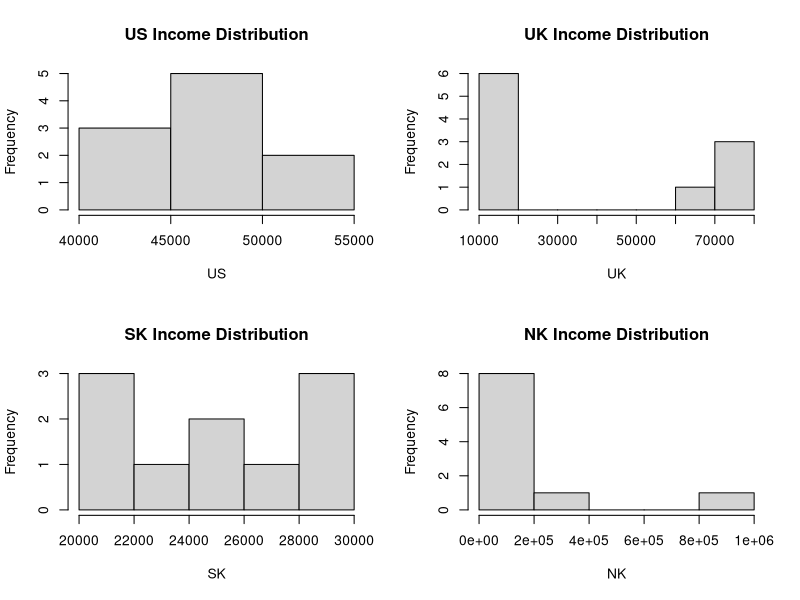
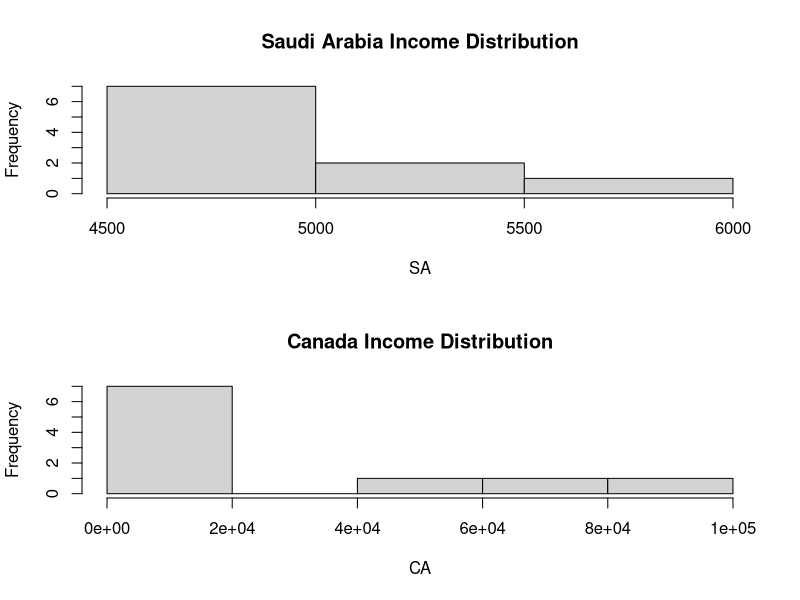
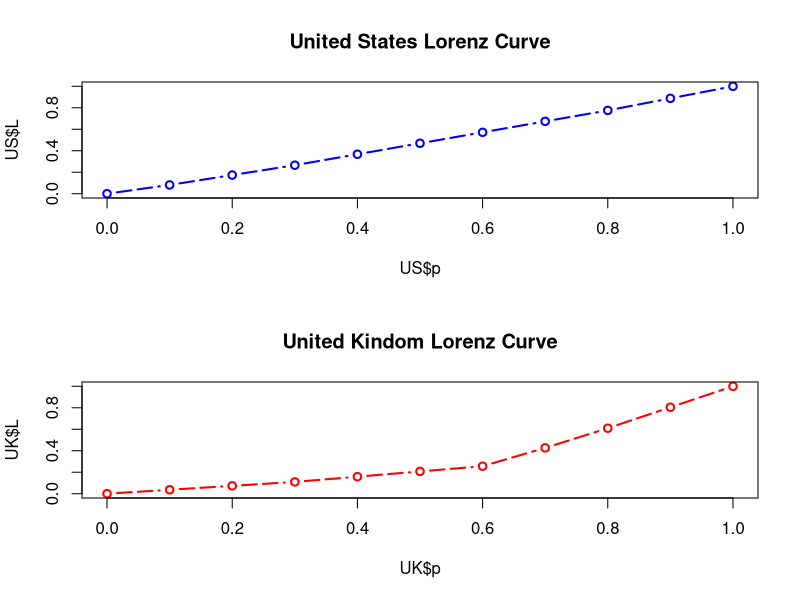
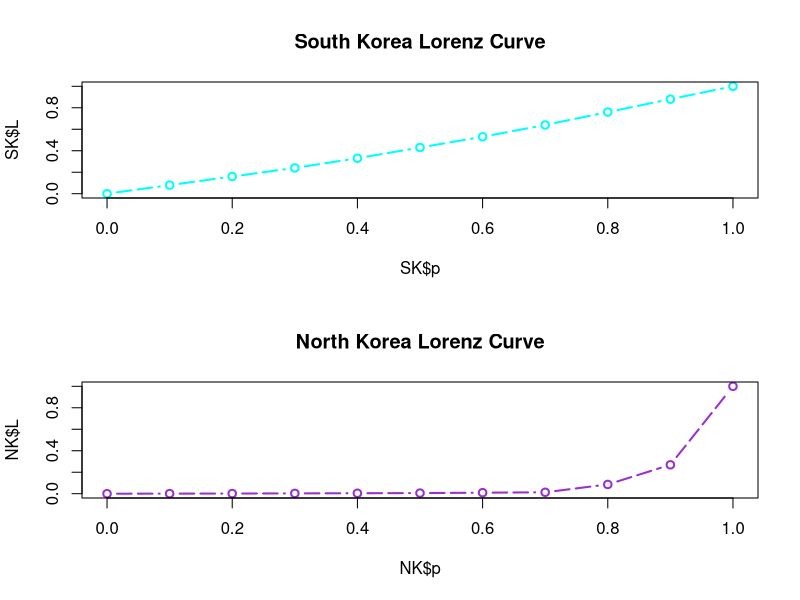
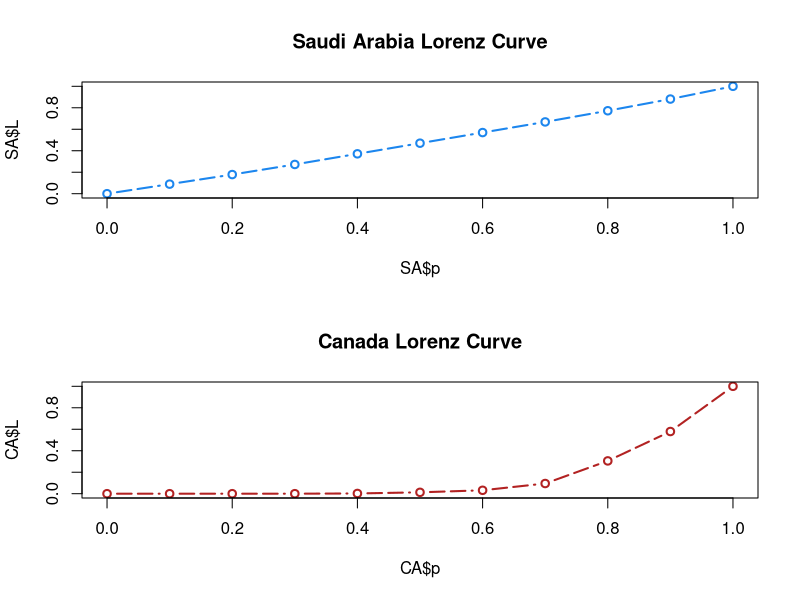
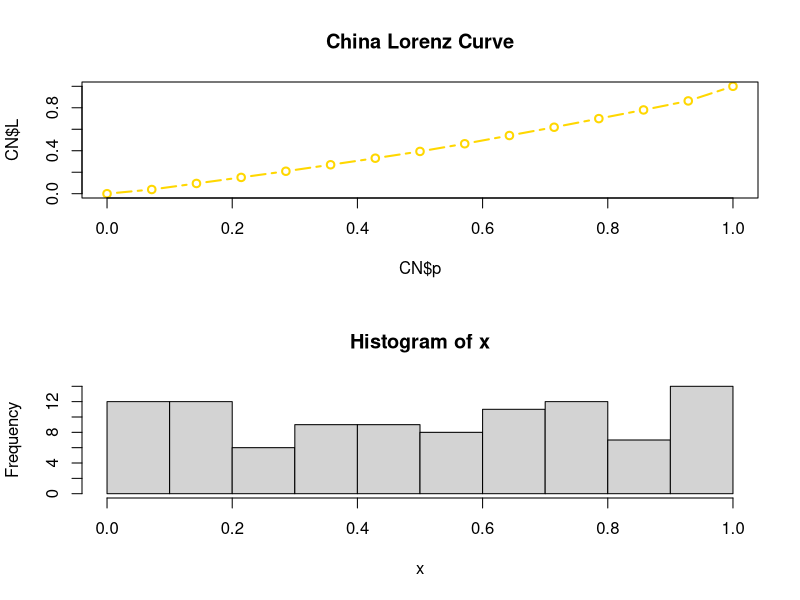
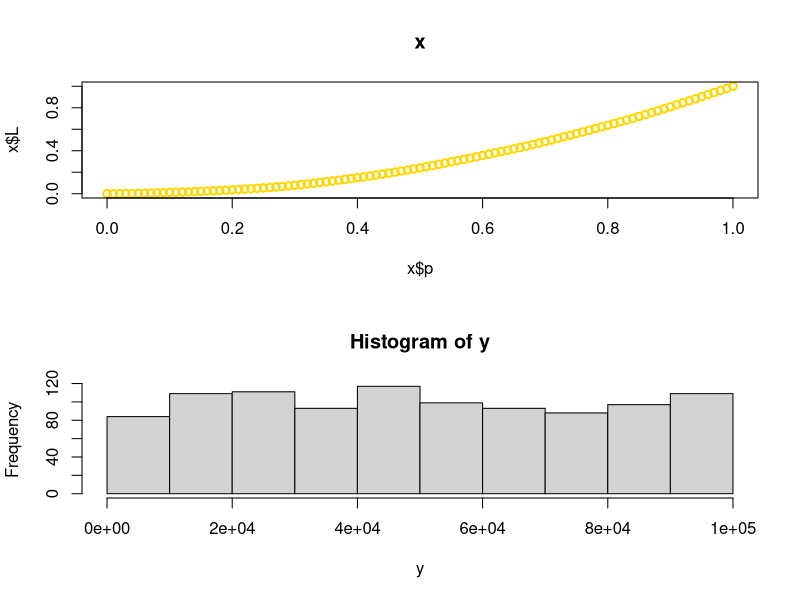
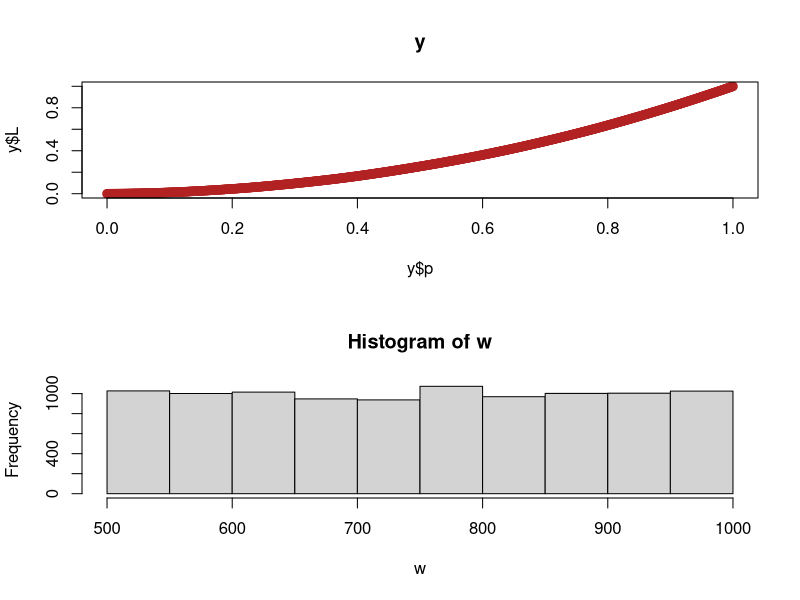

Generate these figures, in order, with R:
##______________________Joshua Winter____________Statistical Computing Final________________Inequality Measures____________________________


####______________________________________________________________________________________________________________________________________
##_____________________________Initial Setup and Dataset Creation__________________________________________________________________________



## this is used to allow for the plotting of 4 charts at once

par(mfrow=c(2,2)) 


## small vectors of 10 randomly picked observations meant to represent incomes of individuals in different countries 

US<-c(50000, 50000, 50000, 50000, 50000, 45000, 45000, 40000, 55000, 55000)

UK<-c(70000, 80000, 75000, 20000, 20000, 20000, 80000, 15000, 15000, 15000)

SK<-c(20000, 20000, 25000, 20000, 25000, 30000, 30000, 30000, 27500, 22500)

NK<-c(1000000, 100000, 1000, 1000, 250000, 5000, 5000, 2000, 2000, 2000)

SA<-c(6000,5000,5000,5000,4750,4500,4500,5500,5250,5000)

CA<-c(1,10,30,2500,50000,4500,100000,15000,500,65000)

## historgrams of each country's incomes are used to show that the US and South Korea have relative equal distributions compared to North Korea and the UK

hist(US, main = "US Income Distribution")

hist(UK, main="UK Income Distribution")

hist(SK, main="SK Income Distribution")


hist(NK, main="NK Income Distribution")

layout(matrix(c(1,2),2,1))

hist(SA, main="Saudi Arabia Income Distribution")

hist(CA, main="Canada Income Distribution")


####_______________________________Atkinson_________________________________________________

## .5 is normally used as the default parameter for this function

Atkinson<-function (x, parameter = 0.5, na.rm = TRUE) 
  
{
  if (!na.rm && any(is.na(x))) 
    return(NA_real_)
  x <- as.numeric(na.omit(x))
  if (is.null(parameter)) 
    parameter <- 0.5
  if (parameter == 1) 
    A <- 1 - (exp(mean(log(x)))/mean(x))
  else {
    x <- (x/mean(x))^(1 - parameter)
    A <- 1 - mean(x)^(1/(1 - parameter))
  }
  A
}

Atkinson(US,parameter = .5, na.rm = TRUE)
Atkinson(UK,parameter = .5, na.rm = TRUE)
Atkinson(SK,parameter = .5, na.rm = TRUE)
Atkinson(NK,parameter = .5, na.rm = TRUE)
Atkinson(SA,parameter = .5, na.rm = TRUE)


####_____________________________Theil Index__________________________________________________

Theil<-function (x, parameter = 0, na.rm = TRUE) 
{
  if (!na.rm && any(is.na(x))) 
    return(NA_real_)
  x <- as.numeric(na.omit(x))
  if (is.null(parameter)) 
    parameter <- 0
  if (parameter == 0) {
    x <- x[!(x == 0)]
    Th <- x/mean(x)
    Th <- sum(x * log(Th))
    Th <- Th/sum(x)
  }
  else {
    Th <- exp(mean(log(x)))/mean(x)
    Th <- -log(Th)
  }
  Th
}

Theil(US)
Theil(UK)
Theil(SK)
Theil(NK)
Theil(SA)
Theil(CA)

####___________________________Gini Coefficient________________________________

Gini<-function (x, n = rep(1, length(x)), unbiased = TRUE, conf.level = NA, 
                R = 1000, type = "bca", na.rm = FALSE) 

  {
  x <- rep(x, n)
  if (na.rm) 
    x <- na.omit(x)
  if (any(is.na(x)) || any(x < 0)) 
    return(NA_real_)
  i.gini <- function(x, unbiased = TRUE) {
    n <- length(x)
    x <- sort(x)
    res <- 2 * sum(x * 1:n)/(n * sum(x)) - 1 - (1/n)
    if (unbiased) 
      res <- n/(n - 1) * res
    return(pmax(0, res))
  }
  if (is.na(conf.level)) {
    res <- i.gini(x, unbiased = unbiased)
  }
  else {
    boot.gini <- boot(x, function(x, d) i.gini(x[d], unbiased = unbiased), R = R)
    ci <- boot.ci(boot.gini, conf = conf.level, type = type)
    res <- c(gini = boot.gini$t0, lwr.ci = ci[[4]][4], upr.ci = ci[[4]][5])
  }
  return(res)
}

Gini(US,n=rep(1,length(US)),unbiased=TRUE,conf.level = NA,R=1000,type = "bca",na.rm = FALSE)
Gini(UK,n=rep(1,length(UK)),unbiased=TRUE,conf.level = NA,R=1000,type = "bca",na.rm = FALSE)
Gini(SK,n=rep(1,length(SK)),unbiased=TRUE,conf.level = NA,R=1000,type = "bca",na.rm = FALSE)
Gini(NK,n=rep(1,length(NK)),unbiased=TRUE,conf.level = NA,R=1000,type = "bca",na.rm = FALSE)
Gini(SA,n=rep(1,length(SA)),unbiased=TRUE,conf.level = NA,R=1000,type = "bca",na.rm = FALSE)
Gini(CA,n=rep(1,length(CA)),unbiased=TRUE,conf.level = NA,R=1000,type = "bca",na.rm = FALSE)


####___________________________________Lorenz Curve_________________________________________

Lc<-function (x, n = rep(1, length(x)), plot = FALSE) 
{
  ina <- !is.na(x)
  n <- n[ina]
  x <- as.numeric(x)[ina]
  k <- length(x)
  o <- order(x)
  x <- x[o]
  n <- n[o]
  x <- n * x
  p <- cumsum(n)/sum(n)
  L <- cumsum(x)/sum(x)
  p <- c(0, p)
  L <- c(0, L)
  L2 <- L * mean(x)/mean(n)
  Lc <- list(p, L, L2)
  names(Lc) <- c("p", "L", "L.general")
  class(Lc) <- "Lc"
  if (plot) 
    plot(Lc)
  Lc
}


## Creation of Lorenz Curves for Each Country

## United States

Lc(US)

US<-Lc(US, n = rep(1,length(US)), plot =F)

plot(US$p,US$L,
     col="blue",
     type="b",      # it should be "b"
     lty=5,
     lwd=2,
     main="United States Lorenz Curve"     
)

## United Kingdom

Lc(UK)

UK<-Lc(UK, n = rep(1,length(UK)), plot =F)

plot(UK$p,UK$L,
     col="red",
     type="b",     
     lty=5,
     lwd=2,
     main="United Kindom Lorenz Curve"     
)

## South Korea

Lc(SK)

SK<-Lc(SK, n = rep(1,length(SK)), plot =F)

plot(SK$p,SK$L,
     col="cyan",
     type="b",     
     lty=5,
     lwd=2,
     main="South Korea Lorenz Curve"     
)

## North Korea

Lc(NK)

NK<-Lc(NK, n = rep(1,length(NK)), plot =F)

plot(NK$p,NK$L,
     col="darkorchid",
     type="b",     
     lty=5,
     lwd=2,
     main="North Korea Lorenz Curve"     
)

## Saudi Arabia

Lc(SA)

SA<-Lc(SA, n = rep(1,length(SA)), plot =F)

plot(SA$p,SA$L,
     col="dodgerblue2",
     type="b",     
     lty=5,
     lwd=2,
     main="Saudi Arabia Lorenz Curve"     
)

## Canada

CA<-c(1,10,30,2500,50000,4500,100000,15000,500,65000)

Lc(CA)

CA<-Lc(CA, n = rep(1,length(CA)), plot =F)

plot(CA$p,CA$L,
     col="firebrick",
     type="b",     
     lty=5,
     lwd=2,
     main="Canada Lorenz Curve"     
)

## China

CN=c(26.1,16.1,15.5,15.4,14.8,14.7,13.7,12.1,11.7,11.6,11,10.8,10.8,7.5)

Lc(CN)

CN<-Lc(CN, n = rep(1,length(CN)), plot =F)

plot(CN$p,CN$L,
     col="gold",
     type="b",     
     lty=5,
     lwd=2,
     main="China Lorenz Curve"     
)


## __________________Additional Exercises/Material Expansion Using Random Number Generators


## Sample of 100

x<-runif(100, min=0, max=1)

hist(x)

Atkinson(x)
Theil(x)

Gini(x,n=rep(1,length(x)),unbiased=TRUE,conf.level = NA,R=1000,type = "bca",na.rm = FALSE)

Lc(x)

x<-Lc(x, n = rep(1,length(x)), plot =F)

plot(x$p,x$L,
     col="gold",
     type="b",     
     lty=5,
     lwd=2,
     main="x"     
)

## Sample of 10000

y<-runif(1000, min=1000, max=100000)

hist(y)

Atkinson(y)

Theil(y)

Gini(y,n=rep(1,length(y)),unbiased=TRUE,conf.level = NA,R=1000,type = "bca",na.rm = FALSE)

Lc(y)

y<-Lc(y, n = rep(1,length(y)), plot =F)

plot(y$p,y$L,
     col="firebrick",
     type="b",     
     lty=5,
     lwd=2,
     main="y"     
)

## Sample of 10000

w<-runif(10000, min=500, max=1000)

hist(w)

Atkinson(w)

Theil(w)

Gini(w,n=rep(1,length(w)),unbiased=TRUE,conf.level = NA,R=1000,type = "bca",na.rm = FALSE)

Lc(w)

w<-Lc(w, n = rep(1,length(w)), plot =F)

plot(w$p,w$L,
     col="red",
     type="b",     
     lty=5,
     lwd=2,
     main="y"     
)

## Sample of 1000000

z<-runif(1000000, min=0, max=1)

hist(z)

Atkinson(z)

Theil(z)

Gini(z,n=rep(1,length(z)),unbiased=TRUE,conf.level = NA,R=1000,type = "bca",na.rm = FALSE)

Lc(z)

z<-Lc(z, n = rep(1,length(z)), plot =F)

plot(z$p,z$L,
     col="blue",
     type="b",     
     lty=5,
     lwd=2,
     main="z"     
)


## You could also look at calculating equality measures for other sequences, distributions, etc. 
